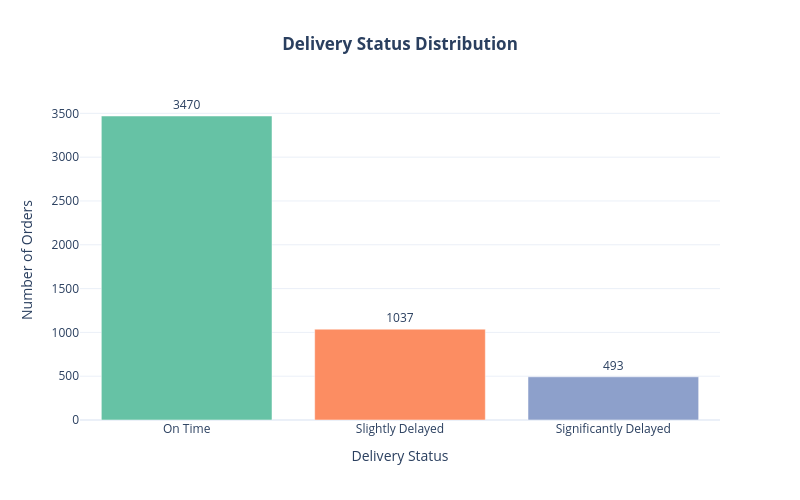

Notebook code cell kept with this figure:
### Markdown cell above
**Delivery Status Distribution**

### Code cell
import plotly.express as px

delivery_status = (
    df["delivery_status"]
    .value_counts()
    .reset_index()
)

delivery_status.columns = ["Delivery Status", "Orders"]

fig = px.bar(
    delivery_status,
    x="Delivery Status",
    y="Orders",
    text="Orders",
    color="Delivery Status",
    color_discrete_sequence=px.colors.qualitative.Set2,
    title="<b>Delivery Status Distribution</b>",
    template="plotly_white"
)

fig.update_traces(
    textposition="outside"
)

fig.update_layout(
    title_x=0.5,
    xaxis_title="Delivery Status",
    yaxis_title="Number of Orders",
    width=800,
    height=500,
    showlegend=False
)

fig.show()

### Figure 1 — Plotly figure (JSON) as saved in the notebook; plotly's stock layout.template omitted (floating-point values rounded to 4 significant figures)
{"data": [{"hovertemplate": "Delivery Status=%{x}<br>Orders=%{text}<extra></extra>", "legendgroup": "On Time", "marker": {"color": "rgb(102,194,165)", "pattern": {"shape": ""}}, "name": "On Time", "orientation": "v", "showlegend": true, "text": [3470.0], "textposition": "outside", "type": "bar", "x": ["On Time"], "xaxis": "x", "y": [3470], "yaxis": "y"}, {"hovertemplate": "Delivery Status=%{x}<br>Orders=%{text}<extra></extra>", "legendgroup": "Slightly Delayed", "marker": {"color": "rgb(252,141,98)", "pattern": {"shape": ""}}, "name": "Slightly Delayed", "orientation": "v", "showlegend": true, "text": [1037.0], "textposition": "outside", "type": "bar", "x": ["Slightly Delayed"], "xaxis": "x", "y": [1037], "yaxis": "y"}, {"hovertemplate": "Delivery Status=%{x}<br>Orders=%{text}<extra></extra>", "legendgroup": "Significantly Delayed", "marker": {"color": "rgb(141,160,203)", "pattern": {"shape": ""}}, "name": "Significantly Delayed", "orientation": "v", "showlegend": true, "text": [493.0], "textposition": "outside", "type": "bar", "x": ["Significantly Delayed"], "xaxis": "x", "y": [493], "yaxis": "y"}], "layout": {"barmode": "relative", "height": 500, "legend": {"title": {"text": "Delivery Status"}, "tracegroupgap": 0}, "showlegend": false, "title": {"text": "<b>Delivery Status Distribution</b>", "x": 0.5}, "width": 800, "xaxis": {"anchor": "y", "categoryarray": ["On Time", "Slightly Delayed", "Significantly Delayed"], "categoryorder": "array", "domain": [0, 1], "title": {"text": "Delivery Status"}}, "yaxis": {"anchor": "x", "domain": [0, 1], "title": {"text": "Number of Orders"}}}}
